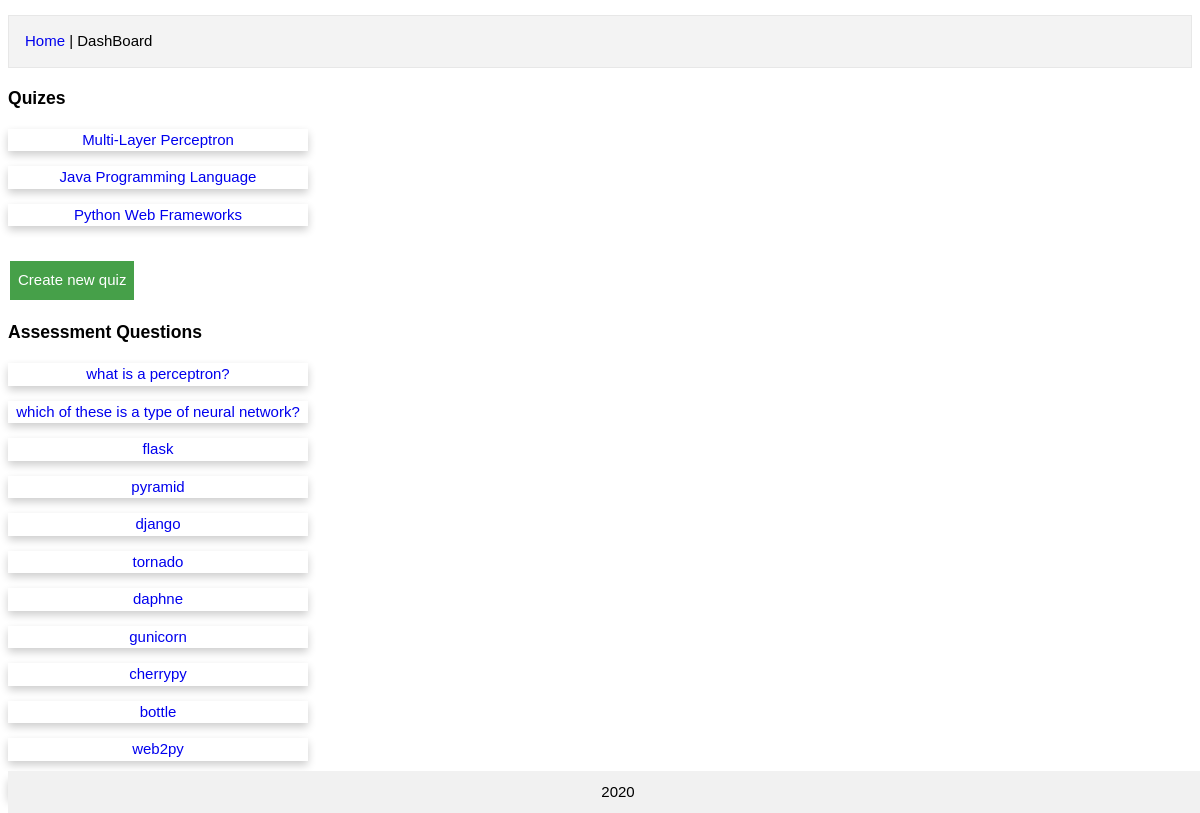
/dashboard, run on the app's committed database.
### main/models.py (models this page shows, shortened)
class Quiz(models.Model):
    title = models.CharField(max_length=50)
    description = models.TextField(max_length=500)
    creation_date = models.DateField(auto_created=True)
    time_frame = models.DurationField()
    class Meta:
        verbose_name_plural = "quizzes"

class Question(models.Model):
    quiz = models.ForeignKey(Quiz, on_delete=models.CASCADE)
    question = models.TextField(max_length=500, default='')
    answer = models.TextField(max_length=200)

### main/views.py (the view)
# urls.py: path('dashboard', views.dashboard),
def dashboard(request):
    context = {'quizes': Quiz.objects.all()}
    return render(request, 'main/dashboard.html', context)

### main/templates/main/dashboard.html (shortened to what this page needs)
{% extends 'main/base.html' %}
{% load static %}
{% block link-css %}
    <link rel="stylesheet" type="text/css" href="{% static 'css/index.css' %}">
{% endblock %}
{% block nav-bar %}
    <ul>
        <li><a href="/">Home</a> |</li>
        <li>DashBoard</li>
    </ul>
{% endblock %}
{% block content %}
    <div id="dashboard">
        <h3>Quizes</h3>
        {%  for quiz in quizes %}
            <div class='card' id={{quiz.id}} ><a  href="/dashboard/edit_quiz/{{quiz.id}}/">{{ quiz.title}}</a></div>
        {% endfor %}
        <a class="a-btn" id="create-quiz-btn" href="/dashboard/create_quiz">Create new quiz</a>
        <div id="assessments">
            <h3>Assessment Questions</h3>
            {% for quiz in quizes %}
                {% for question in quiz.question_set.all %}
                    <div class="card">
                        <a  id="add-choices-btn" href="/dashboard/add_question_choices/{{question.id}}/">
                            {{ question.question }}
                        </a>
                    </div>
                {% endfor %}
            {% endfor %}
        </div>
    </div>
{% endblock %}

### main/templates/main/base.html (shortened to what this page needs)
<!DOCTYPE html>
<html>
    <head>
        {% block link-css %} {% endblock %}
    </head>
    <body>
        <nav >
            {% block nav-bar %}{% endblock %}
        </nav>
        {% block content %}{% endblock %}
        {% block footer %}
        <footer> 2020 </footer>
        {% endblock %}
    </body>
</html>

### main/static/css/index.css (style rules this page uses)
html, body { font-family: Verdana,sans-serif; font-size: 15px; line-height: 1.5; }
nav ul { list-style-type: none; border: 1px solid #e7e7e7; background-color: #f3f3f3; padding: 14px 16px; }
nav>ul>li { display: inline; }
a { text-decoration: none; }
#start-quiz-btn, #create-quiz-btn, .a-btn { color: white; border: none; display: inline-block; padding: 8px 16px; margin: 2px 2px; }
#start-quiz-btn, #start-quiz-btn:active, #start-quiz-btn:focus,#create-quiz-btn, .a-btn { box-shadow: none; background-color: #46a049 !important; }
#create-quiz-btn { padding: 8px 8px; margin-top: 20px; }
.card { box-shadow: 0 4px 8px 0 rgba(0,0,0,0.2); transition: 0.3s; max-width: 300px; text-align: center; margin-bottom: 15px; }
footer { position: fixed; bottom: 0; width: 100%; background-color: #F1F1F1; text-align: center; padding: 10px; }

### data on the page
Quiz: title "Multi-Layer Perceptron"
Quiz: title "Java Programming Language"
Quiz: title "Python Web Frameworks"
Question: question "what is a perceptron?"
Question: question "which of these is a type of neural network?"
Question: question "flask"
Question: question "pyramid"
Question: question "django"
Question: question "tornado"
Question: question "daphne"
Question: question "gunicorn"
Question: question "cherrypy"
Question: question "bottle"
Question: question "web2py"
